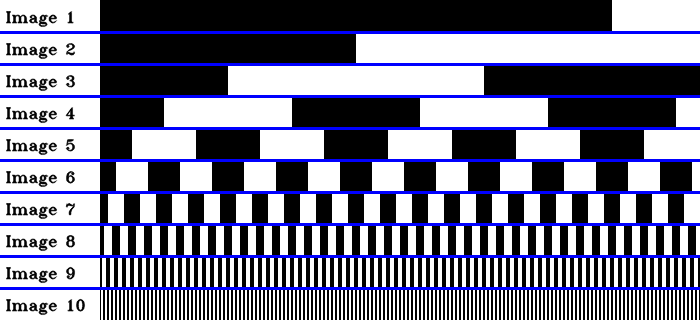
#> input picture CaptureImages/grayPatturn.png, 700 x 320 px
$ python CaptureCodeOutline.py
#> lines starting #> are read from the running program, lines starting #| are printed output that depends on the picture
### CaptureImages/GrayImages.py
# code provides the classes to generate Gray code (or binary) pattern images
# GrayImage  : makes the Gray code bitplane images horizontally and vertically
# BinaryImage: similar, but generates images from regular binary (non-Gray) codes

import numpy as np
from math import ceil

# currently set to, width=1920, height=1080
class GrayImage:
    def __init__(self, width=1920, height=1080):
#> the answer given: .
        self.width = width
        self.height = height
        max_dim = max(self.width, self.height)

        # number of bits needed for max dimension
        self.num_bits = int(ceil(np.log2(max_dim)))

        # generate Gray code for all pixel indices
        grayCodes = np.arange(max_dim, dtype=np.uint16)
        grayCodes = (grayCodes >> 1) ^ grayCodes
        grayCodes.byteswap(inplace=True)

        # unpack bitplanes, extracat only needed bits, white = 255
        self.grayCodes = np.unpackbits(grayCodes.view(dtype=np.uint8)).reshape((-1, 16))[:, 16-self.num_bits:]*255
        self.invGrayCodes = 255 - self.grayCodes

        # out image buffer
        self.imageOut = np.empty((height, width), dtype=np.uint8)

    # generator that yeilds labeled Gray code images
    # h = horizonal, b = black, w = white, v = vertical, and i = inverted
    # [18 lines left out: function getIterator, not called in this run]

    # returns a specific Gray code bitplane image
    def getImage(self, i, inv=False, isH=True):
#> called with i = 10, inv = False, isH = True
        if i == -1:
            self.imageOut[:] = 255
            return self.imageOut
        if not inv:
            if isH:
                self.imageOut[:] = self.grayCodes[:, i]
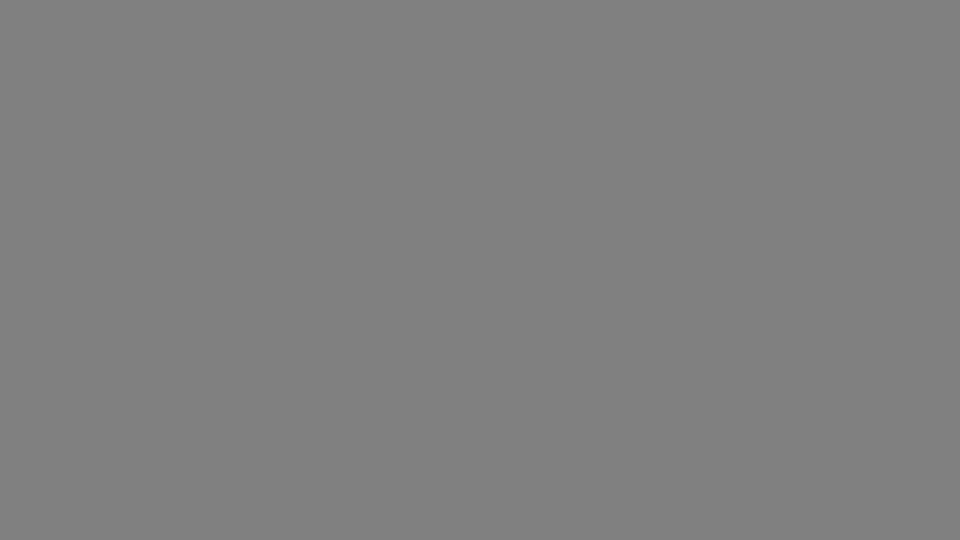
#> self.imageOut: shape (1080, 1920) (shown at 1/2 size); 50% white in thin lines or dots
            else:
                self.imageOut[:] = self.grayCodes[:self.height, i, None]
        else:
            if isH:
                self.imageOut[:] = self.invGrayCodes[:, i]
            else:
                self.imageOut[:] = self.invGrayCodes[:self.height, i, None]
        return self.imageOut

# uses binary instead of Gray code, similar to GrayImage elsewise
class BinaryImage:
    # [48 lines left out: functions __init__, getIterator, getImage, not called in this run]

### CaptureImages/GrayCodesWindow.py
# code displays a sequence of Gray code pattern images using OpenCV
# utilizes GrayImage class (from GrayImages.py) optionally applies remapping
# press Enter when tab on other screen to start the fullscreen slideshow of encoded bit planes, then wait for process to finish

import cv2
import numpy as np
from GrayImages import GrayImage

gImg = GrayImage()
WINDOW_NAME = "GrayCodesWindow"

# disp Gray code in window, begins with prompt then iterates through all images
def getImageIteration(firstIteration=True, map1=None, map2=None):
    if firstIteration:
        print("First It")
        imgToDisplay = cv2.imread("grayPatturn.png", cv2.IMREAD_GRAYSCALE)
        cv2.namedWindow(WINDOW_NAME, cv2.WINDOW_NORMAL)
        #cv2.imshow(WINDOW_NAME, imgToDisplay)
        #cv2.resizeWindow(WINDOW_NAME, imgToDisplay.shape[1], imgToDisplay.shape[0])

        # displays the highest bit Gray code pattern
        imgToDisplay = gImg.getImage(gImg.num_bits-1)
        cv2.imshow(WINDOW_NAME, imgToDisplay)
    else:
        print("Other Its")
        imgToDisplay = np.array([[0]], dtype=np.uint8)
        cv2.imshow(WINDOW_NAME, imgToDisplay)

    # waits for the key press
    k = cv2.waitKey(0)

    # must be the enter (return) key
    if k != ord('\r'):
        return

    if firstIteration:
        #make full screen
        cv2.setWindowProperty(WINDOW_NAME, cv2.WND_PROP_FULLSCREEN, cv2.WINDOW_FULLSCREEN);
    # pause before starting sideshow
    k = cv2.waitKey(2000)
    for imgnr, imgToDisplay in gImg.getIterator():
        print(imgnr)

        # aply remapping if calibration maps are given
        if map1 is not None and map2 is not None:
            imgToDisplay = cv2.remap(imgToDisplay, map1, map2, cv2.INTER_NEAREST)

        # display the current Gray code image
        cv2.imshow(WINDOW_NAME, imgToDisplay)
        cv2.waitKey(10)
        yield imgnr

def destroyW():
    cv2.destroyWindow(WINDOW_NAME)

### CaptureImages/CaptureCodeOutline.py
# CaptureCode.py
# ─────────────────────────────────────────────────────────────────────────────
# This script captures structured light patterns using a projector and camera
# It supports both Gray Code and Phase Shift pattern strategies
# The images are saved in folders like ./captures/<your-folder>/ for decoding later, chaarucotest from the tutorial
# Ensure camera and projector are correctly set up before running
#
# Gray Code capture uses window utilities to step through patterns
# Phase Shift capture generates sinusoidal patterns, decodes wrapped phases
# and saves correspondence maps for later calibration
# ─────────────────────────────────────────────────────────────────────────────

from GrayCodesWindow import getImageIteration, destroyW
from CaptureImage import SaveImage, capture_and_save_image
import os
import numpy as np
from subprocess import Popen
import cv2
import time
import structuredlight as sl

# Windows-specific setting for subprocesses (not used in this version)
DETACHED_PROCESS = 0x00000008

# Configuration and setup information, some is hardcoded so pay attention to values such as width/height
BaseOutputDirBeforeNew = "./captures/"
SubCaptDir = "c_"               # Capture folder prefix (e.g., c_0, c_1, ...)
SaveFormat = ".jpg"            # Format for saved images
WINDOW_NAME = "Projected Structured Light"  # Window name for projector display
num_fringes = 3                 # Number of fringe patterns per direction (must be >= 3)

PhaseShift = False              # Set True to use Phase Shift capture, False for Gray Code
width = 1920                   # Projector width (px)
height = 1080                 # Projector height (px)

# ─────────────────────────────────────────────────────────────────────────────
# Function: imShowAndCapture
# Shows an image on the projector and captures the corresponding camera image
# Inputs:
#   - cap: cv2.VideoCapture object
#   - img_pattern: numpy image to be projected
#   - delay: time to wait before capture (ms)
# Output:
#   - Grayscale captured camera image
# ─────────────────────────────────────────────────────────────────────────────
def imShowAndCapture(cap, img_pattern, delay=2000):
    cv2.imshow(WINDOW_NAME, img_pattern)
    cv2.waitKey(delay)
    ret, img_frame = cap.read()
    img_gray = cv2.cvtColor(img_frame, cv2.COLOR_BGR2GRAY)
    return img_gray

# ─────────────────────────────────────────────────────────────────────────────
# Function: SaveImageCV
# Saves a list of images with incrementing filenames
# Inputs:
#   - images: list of images
#   - filename: base filename (e.g., 'h')
# Output:
#   - Files like h0.jpg, h1.jpg, h2.jpg saved
# ─────────────────────────────────────────────────────────────────────────────
def SaveImageCV(images, filename):
    i = 0
    for img in images:
        cv2.imwrite(filename + str(i) + SaveFormat, img)
        i += 1

# ─────────────────────────────────────────────────────────────────────────────
# Function: loadImages
# Loads a list of images based on base filename
# Inputs:
#   - filename: base filename
# Output:
#   - List of loaded images
# ─────────────────────────────────────────────────────────────────────────────
def loadImages(filename):
    img_list = []
    for i in range(num_fringes):
        img_list.append(cv2.imread(filename + str(i) + SaveFormat))
    return img_list

# Prompt user to name this capture session (folder inside ./captures/)
cFolder = input("Enter capture folder: ")
BaseOutputDir = BaseOutputDirBeforeNew + cFolder + "/"

# Determine latest set index if folder already exists
currentI = -1
if os.path.isdir(BaseOutputDir):
    print("isdir")
    for folder in os.listdir(BaseOutputDir):
        print(folder)
        if os.path.isdir(BaseOutputDir+folder) and folder.startswith(SubCaptDir):
            try:
                currentI = max(currentI, int(folder[len(SubCaptDir):]))
            except:
                pass
else:
    os.makedirs(BaseOutputDir)
    print("making directory for "+ cFolder)

# Control flow for capture loop
DoNextIteration = True
FirstIteration = True

# ─────────────────────────────────────────────────────────────────────────────
# Main capture loop: allows capturing multiple sets (c_0, c_1, ...)
# ─────────────────────────────────────────────────────────────────────────────
while DoNextIteration:
    currentI += 1
    DoNextIteration = False
    CamDirOut = BaseOutputDir

    # ─────────────────────────────────────────────────────────────────────────
    # GRAY CODE MODE: Uses binary window sequence and manual camera triggers
    # ─────────────────────────────────────────────────────────────────────────
    if PhaseShift is False:
        for imgnr in getImageIteration(FirstIteration):
            capture_and_save_image(CamDirOut + imgnr + SaveFormat)
            DoNextIteration = True  # Keep looping if user continues
        destroyW()

    # ─────────────────────────────────────────────────────────────────────────
    # PHASE SHIFT MODE: Uses structured sine patterns and auto decoding
    # ─────────────────────────────────────────────────────────────────────────
    if PhaseShift is True:
        cap = cv2.VideoCapture(0)

        # Wake camera
        _ = cap.read()
        ps = sl.PhaseShifting(num=num_fringes)

        # Display fullscreen black screen to initialize
        imgToDisplay = np.zeros((height, width), dtype=np.uint8)
        cv2.namedWindow(WINDOW_NAME, cv2.WINDOW_NORMAL)
        cv2.moveWindow(WINDOW_NAME, 900, -900)
        cv2.setWindowProperty(WINDOW_NAME, cv2.WND_PROP_FULLSCREEN, cv2.WINDOW_FULLSCREEN)
        cv2.imshow(WINDOW_NAME, imgToDisplay)
        cv2.waitKey(2000)

        # Capture black and white reference frames
        imlist_b_img = imShowAndCapture(cap, imgToDisplay)
        cv2.imwrite(BaseOutputDir + "b" + SaveFormat, imlist_b_img)
        imgToDisplay[:, :] = 255
        imlist_w_img = imShowAndCapture(cap, imgToDisplay)
        cv2.imwrite(BaseOutputDir + "w" + SaveFormat, imlist_w_img)

        # Generate and capture horizontal fringe patterns
        imlist_posi_x_pat = ps.generate((width, height))
        imlist_posi_x_cap = [imShowAndCapture(cap, img) for img in imlist_posi_x_pat]

        # Generate and capture vertical fringe patterns
        imlist = ps.generate((height, width))
        imlist_posi_y_pat = sl.transpose(imlist)
        imlist_posi_y_cap = [imShowAndCapture(cap, img) for img in imlist_posi_y_pat]

        # Save captured phase images
        SaveImageCV(imlist_posi_x_cap, BaseOutputDir + "h")
        SaveImageCV(imlist_posi_y_cap, BaseOutputDir + "v")

        # Decode phase index maps (wrapped)
        img_index_x = ps.decode(imlist_posi_x_cap)
        img_index_y = ps.decode(imlist_posi_y_cap)

        # Get pixel-to-projector correspondences
        campoints, prjpoints = sl.getCorrespondencePoints(img_index_x, img_index_y)
        print("xy-coord only")
        print("campoints: ", campoints.shape)
        print(campoints)
        print("prjpoints: ", prjpoints.shape)
        print(prjpoints)

        # Visualize and save correspondence maps
        img_correspondence_x = np.clip(img_index_x/width*255.0, 0, 255).astype(np.uint8)
        cv2.imshow("x_correspondence map", img_correspondence_x)
        cv2.imwrite(BaseOutputDir+"x_correspondence.png", img_correspondence_x)

        img_correspondence_y = np.clip(img_index_y/height*255.0, 0, 255).astype(np.uint8)
        cv2.imshow("y_correspondence map", img_correspondence_y)
        cv2.imwrite(BaseOutputDir+"y_correspondence.png", img_correspondence_y)

        img_correspondence = cv2.merge([
            0.0 * np.zeros_like(img_index_x),  # Blue channel unused
            img_index_x / width,              # Green channel: x
            img_index_y / height              # Red channel: y
        ])
        img_correspondence = np.clip(img_correspondence * 255.0, 0, 255).astype(np.uint8)
        cv2.imshow("x:Green, y:Red", img_correspondence)
        cv2.imwrite(BaseOutputDir+"x_ycorrespondence.png", img_correspondence)

        cv2.waitKey(0)
        cv2.destroyAllWindows()

    FirstIteration = False
